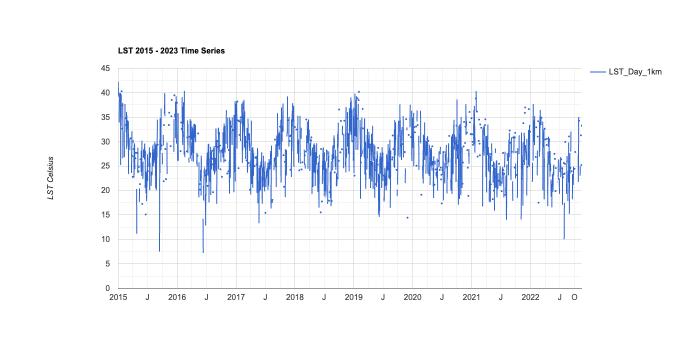
#> input picture External_Val/data/Temperature/ee-chart.png, 1400 x 713 px (shown at 1/2 size)
$ python -i time_series_preprocessing.py   (imports and definitions only)
#> lines starting #> are read from the running program, lines starting #| are printed output that depends on the picture
# Data reading in Dataframe format and data preprocessing
import pandas as pd
from pandas import read_csv
from pandas import DataFrame
from pandas import concat

# Data Visualization
import matplotlib.pyplot as plt
import seaborn as sns

# Read the images
from skimage import io
from skimage.transform import resize
from skimage.util import crop

# Linear algebra operations
import numpy as np

# Machine learning models and preprocessing
from sklearn.preprocessing import MinMaxScaler
from sklearn.preprocessing import StandardScaler
from sklearn import preprocessing

# Epiweek
from epiweeks import Week, Year

# Date
from datetime import date as convert_to_date

# OS
import os

import warnings
# [1 line not run here, left out]


cities =  {
  "76001": "Cali",
  "05001": "Medellín",
  "50001": "Villavicencio",
  "54001": "Cúcuta",
  "73001": "Ibagué",
  "68001": "Bucaramanga",
  "05360": "Itagüí",
  "08001": "Barranquilla",
  "41001": "Neiva",
  "23001": "Montería"
}
cities = {int(k):v for k,v in cities.items()}

codes =  {
  "Cali": "76001",
  "Medellín": "05001",
  "Villavicencio": "50001",
  "Cúcuta": "54001",
  "Ibagué": "73001",
  "Bucaramanga": "68001",
  "Itagüí": "05360",
  "Barranquilla": "08001",
  "Neiva": "41001",
  "Montería": "23001"
}


def get_code(city):
    str_code = codes[city]
    return str_code

# [41 lines left out: function get_temperature_and_precipitation, not called in this run]


""" Read the file with Static Data  """
# [53 lines left out: functions read_static, get_municipality_name, not called in this run]

""" Get Epiweek as int """
def epiweek_from_date(image_date):
    date = image_date.split('-')

    # Get year as int
    year = ''.join(filter(str.isdigit, date[0]))
    year = int(year)

    # Get month as int
    month = ''.join(filter(str.isdigit, date[1]))
    month = int(month)

    # Get day as int
    day = ''.join(filter(str.isdigit, date[2]))
    day = int(day)

    # Get epiweek:
    date = convert_to_date(year, month, day)
    epiweek = str(Week.fromdate(date))
    epiweek = int(epiweek)

    return epiweek


""" Read the file with Embeddings  """
# [36 lines left out: function read_features, not called in this run]

""" Get epiweek as column name """
# [17 lines left out: function get_epiweek, not called in this run]


""" Get labels"""
# [55 lines left out: function read_labels, not called in this run]


""" Generate a CSV with the images: """
# [327 lines left out: functions read_image, convert_code, create_df, get_dengue_dataset, train_test_split, not called in this run]


""" Train-Test Split"""
# [17 lines left out: function train_test_split, not called in this run]

""" Normalization"""
# Normalize train data and create the scaler
# [35 lines left out: function normalize_train_features, not called in this run]


""" If you want to use the same scaler used in train, you can use this function"""
# [62 lines left out: functions normalize_test_features, series_to_supervised, not called in this run]

""" Features and Labels """
# [78 lines left out: functions convert_df_to_np, reshape_image_array, features_labels_set, reshape_tensor, not called in this run]


""" Multimodal Split with Images"""
# [102 lines left out: function multimodal_split, not called in this run]


""" Preprocess the entire dataset for 1 single municipality """
# [27 lines left out: function preprocess_dataset_to_time_series, not called in this run]

>>> import cv2
>>> picture = cv2.imread('../External_Val/data/Temperature/ee-chart.png', cv2.IMREAD_GRAYSCALE)
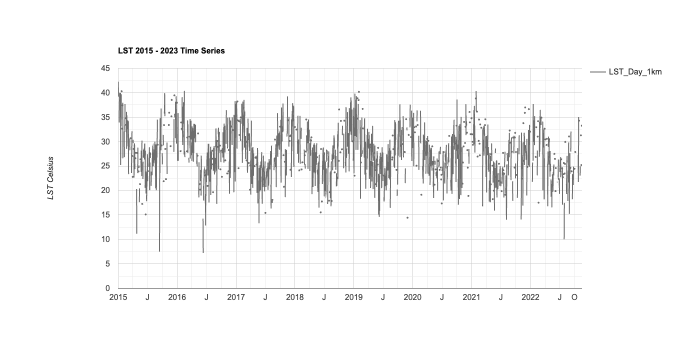
#> picture: shape (713, 1400) (shown at 1/2 size); min 0, max 255, mean 246
#> (the run stopped early here; a loop or call above may not have finished)
